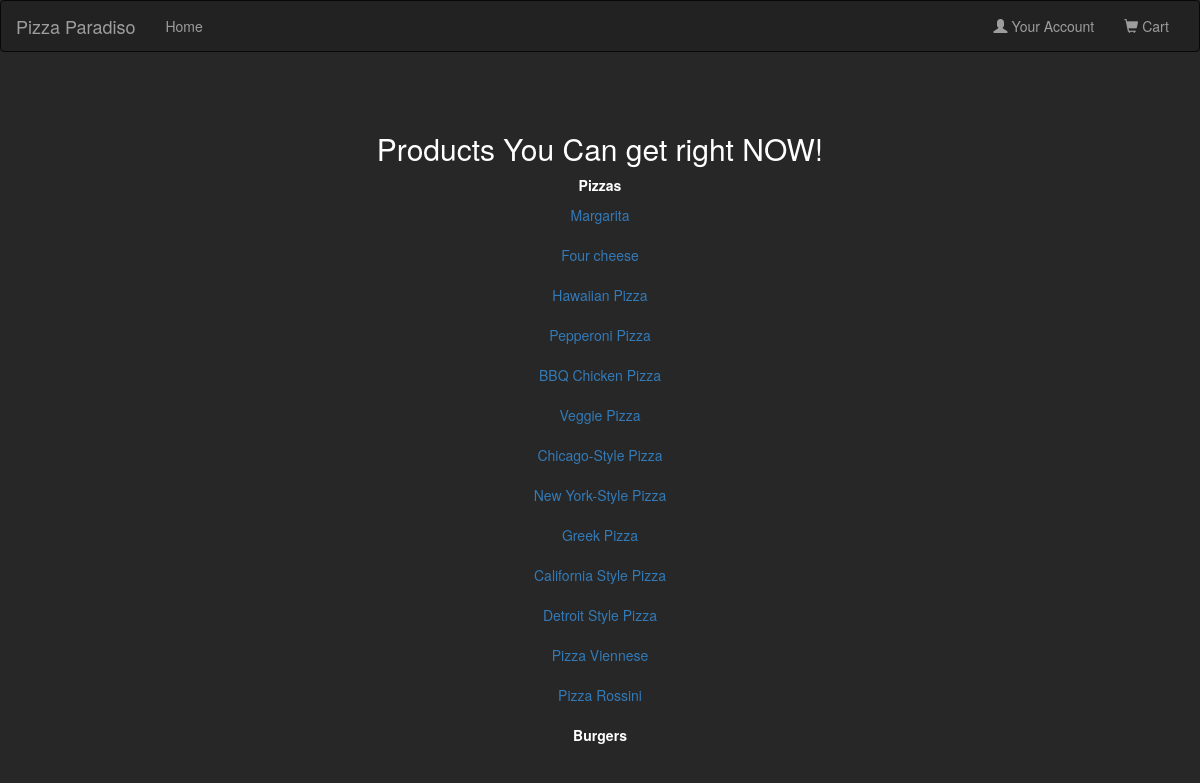
/our_products/, run on an earlier commit of the app's database.
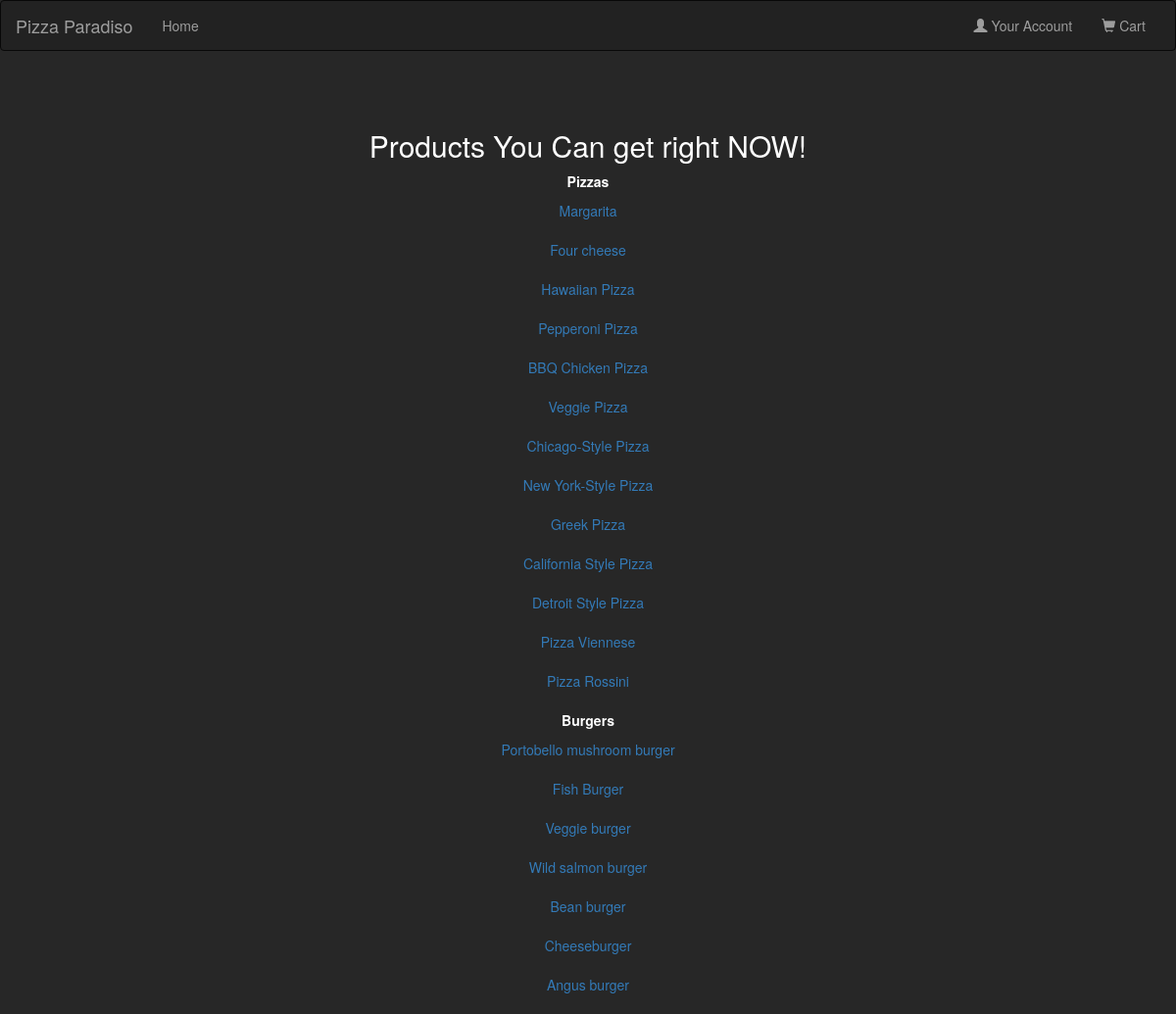
And on a later commit of the database.
### pizzas/models.py (models this page shows, shortened)
class Pizza(models.Model):
    name = models.CharField(max_length=50)
    price = models.PositiveIntegerField()
    score = models.FloatField()
    details = models.TextField(max_length=300)
    image = models.ImageField(null=True, blank=True)
    category = models.ForeignKey('DoughType', null=True,
                                 on_delete=models.PROTECT, verbose_name="Dough")

class Burger(models.Model):
    name = models.CharField(max_length=50)
    price = models.PositiveIntegerField()
    score = models.FloatField()
    details = models.TextField(max_length=500)
    category = models.ForeignKey(MeatRoast, null=True,
                                 on_delete=models.PROTECT, verbose_name="Meat_Roast_Level")
    image = models.ImageField(null=True, blank=True)

### pizzas/views.py (the view)
# urls.py: path('our_products/', our_products, name='all_products'),
def our_products(request):
    context = {
        'pizzas': Pizza.objects.all(),
        'burgers': Burger.objects.all()
    }
    return render(request, 'pizzas/all_products.html', context)

### cart/context_processors.py (called while the page is built)
def cart(request):
    return {'cart': Cart(request)}

### templates/pizzas/all_products.html (shortened to what this page needs)
<!DOCTYPE html>
<html lang="en">
<head>
    <link href="https://maxcdn.bootstrapcdn.com/bootstrap/3.4.1/css/bootstrap.min.css" rel="stylesheet">
    <link rel="stylesheet" href="https://maxcdn.bootstrapcdn.com/bootstrap/3.4.1/css/bootstrap.min.css">
</head>
<body style="background-color:#272727 ;text-align:center">
<nav class="navbar navbar-inverse">
    <div class="container-fluid">
        <div class="navbar-header">
            <a class="navbar-brand" href="#">Pizza Paradiso</a>
        </div>
        <div class="collapse navbar-collapse" id="myNavbar">
            <ul class="nav navbar-nav">
                <li><a href="{% url 'main_page'%}">Home</a></li>
            </ul>
            <ul class="nav navbar-nav navbar-right">
                <li><a href="#"><span class="glyphicon glyphicon-user"></span> Your Account</a></li>
                <li><a href="#"><span class="glyphicon glyphicon-shopping-cart"></span> Cart</a></li>
            </ul>
        </div>
    </div>
</nav>
<div class="container mt-3">
    <br></br>
    <h2 style="text-align: center; color: white;">Products You Can get right NOW!</h2>
    {% block content %}
    <p><b style="color: white;">Pizzas</b></p>
    {% for pizza in pizzas %}
    <a href="{% url 'pizza_detail' pizza.id %}">{{pizza.name}}</a><br></br>
    {% endfor %}
    <p><b style="color: white;">Burgers</b></p>
    {% for burger in burgers %}
    <a href="{% url 'burger_detail' burger.id %}">{{burger.name}}</a><br></br>
    {% endfor %}
    {% endblock content %}
</div>
</body>
</html>

What changed in the data, as far as the page shows it:
added Burger: name "Portobello mushroom burger"
added Burger: name "Fish Burger"
added Burger: name "Veggie burger"
added Burger: name "Wild salmon burger"
added Burger: name "Bean burger"
added Burger: name "Cheeseburger"
added Burger: name "Angus burger"
